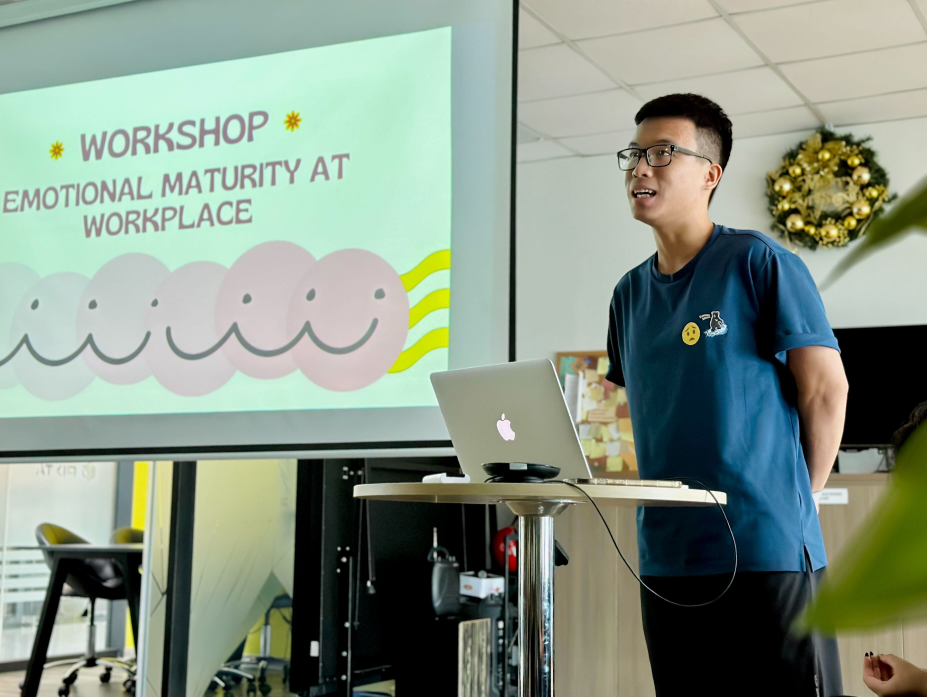
#> input picture _only/image_test.jpg, 3708 x 2787 px (shown at 1/4 size)
$ jupyter execute optical_flow_visualization.ipynb
#> lines starting #> are read from the running program, lines starting #| are printed output that depends on the picture; pictures that were not available may be replaced by others from this repository, and a replacement may not be noted
[cell 1]
from glob import glob

import cv2
import numpy as np
from tqdm import tqdm

[cell 2]
# Parameters for Shi-Tomasi corner detection
corner_detection_params = dict(maxCorners=300, qualityLevel=0.2, minDistance=2, blockSize=7)

[cell 3]
# Parameters for Lucas-Kanade optical flow
optical_flow_params = dict(winSize=(15, 15), maxLevel=2, criteria=(cv2.TERM_CRITERIA_EPS | cv2.TERM_CRITERIA_COUNT, 10, 0.03))

[cell 4]
# Variable for color to draw optical flow track
color = (0, 0, 255)

# Get all video files
files = sorted(glob('video/*'))

# Create a window
window_name = "Optical Flow"

[cell 5]
for file in tqdm(files):
    # Create a VideoCapture object
    cap = cv2.VideoCapture(file)

    # Get the first frame
    ret, first_frame = cap.read()
#> first_frame is the input picture: shape (2787, 3708, 3); mean B, G, R 133.4, 147.9, 133.5
    cv2.imshow(window_name, first_frame)
    cv2.moveWindow(window_name, 1, 1)
    if not ret: continue

    # Resize the frame
    first_frame = cv2.resize(first_frame, (640, 480))
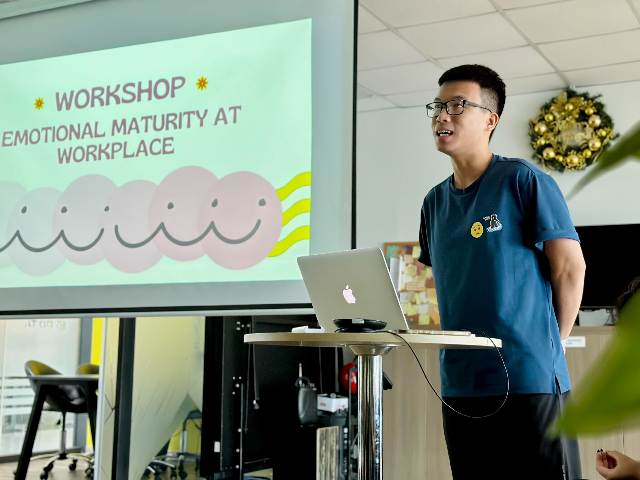
#> first_frame: shape (480, 640, 3); mean B, G, R 133.3, 147.9, 133.5

    # Converts frame to grayscale because
    # we only need the luminance channel for detecting edges - less computationally expensive
    prev_gray = cv2.cvtColor(first_frame, cv2.COLOR_BGR2GRAY)
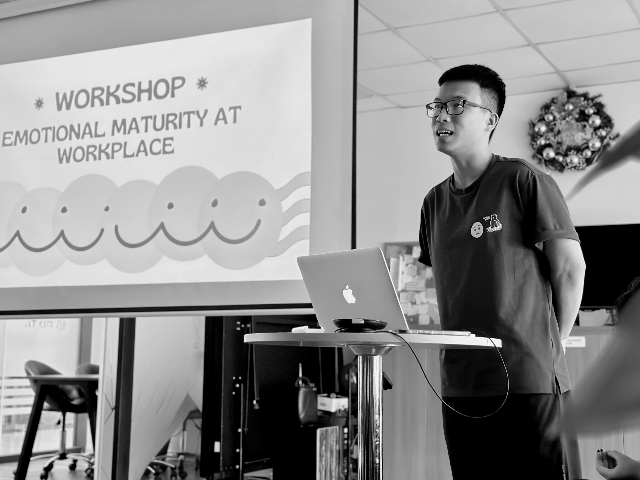
#> prev_gray: shape (480, 640); min 0, max 250, mean 141.9

    # Finds the strongest corners in the first frame by Shi-Tomasi method - we will track the optical flow for these corners
    # https://docs.opencv.org/3.0-beta/modules/imgproc/doc/feature_detection.html#goodfeaturestotrack
    prev = cv2.goodFeaturesToTrack(prev_gray, mask = None, **corner_detection_params)
#> prev = 300 rows, first 8: [499, 345], [246, 336], [246, 340], [217, 450], [345, 429], [217, 443], [499, 341], [68, 414]

    # Creates an image filled with zero intensities with the same dimensions as the frame - for later drawing purposes
    mask = np.zeros_like(first_frame)
    idx = 0
    rgbs = {}
    while(cap.isOpened()):
        # ret = a boolean return value from getting the frame, frame = the current frame being projected in the video
        ret, frame = cap.read()
        if not ret: break

        # Resize the frame
        frame = cv2.resize(frame, (640, 480))

        # Converts each frame to grayscale - we previously only converted the first frame to grayscale
        gray = cv2.cvtColor(frame, cv2.COLOR_BGR2GRAY)

        # Calculates sparse optical flow by Lucas-Kanade method
        # https://docs.opencv.org/3.0-beta/modules/video/doc/motion_analysis_and_object_tracking.html#calcopticalflowpyrlk
        prev = cv2.goodFeaturesToTrack(prev_gray, mask = None, **corner_detection_params)
        next, status, error = cv2.calcOpticalFlowPyrLK(prev_gray, gray, prev, None, **optical_flow_params)
#> next has the same summary as prev; status = 300 values from 1 to 1; error = 300 values from 0 to 0

        # Selects good feature points for previous position
        good_old = prev[status == 1].astype(int)
#> good_old = 300 pairs, first value 14 to 609, second value 83 to 478

        # Selects good feature points for next position
        good_new = next[status == 1].astype(int)
#> good_new has the same summary as good_old

        # Draws the optical flow tracks
        for i, (new, old) in enumerate(zip(good_new, good_old)):
            # Returns a contiguous flattened array as (x, y) coordinates for new point
            a, b = new.ravel()

            # Returns a contiguous flattened array as (x, y) coordinates for old point
            c, d = old.ravel()

            # Draws line between new and old position with green color and 2 thickness
            mask = cv2.line(mask, (a, b), (c, d), color, 2)

            # Draws filled circle (thickness of -1) at new position with green color and radius of 3
            frame = cv2.circle(frame, (a, b), 2, color, -1)
#> this loop made 300 passes
#> (a, b, c, d) on passes 1 to 3: (499, 345, 499, 345), (246, 336, 246, 336), (246, 340, 246, 340)
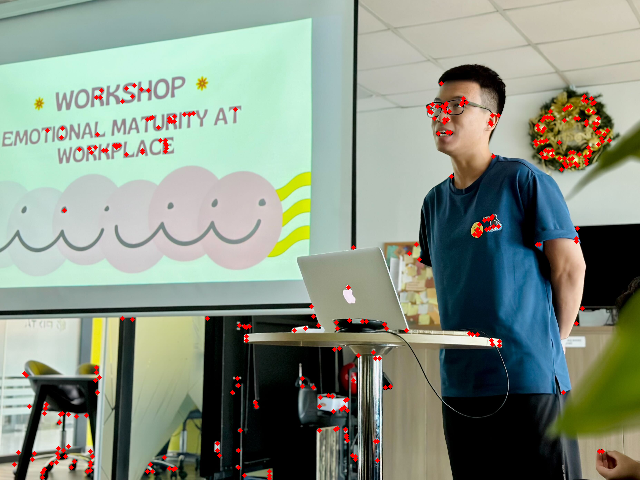
#> frame: shape (480, 640, 3); mean B, G, R 132.1, 146.4, 135.1
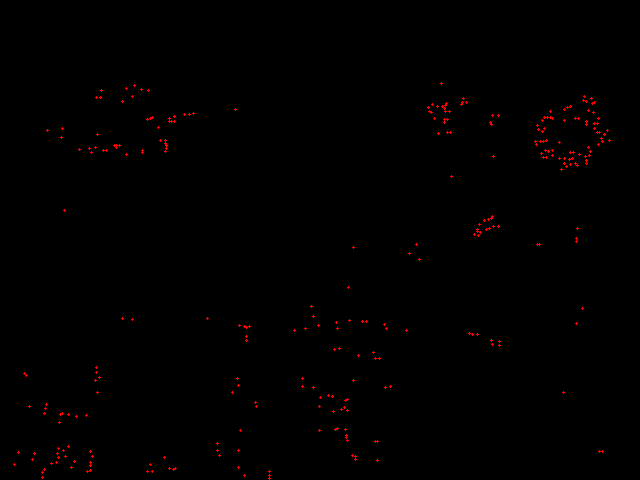
#> mask: shape (480, 640, 3); mean of channels 0, 1, 2 0, 0, 1.2; drawn as B, G, R

        # Overlays the optical flow tracks on the original frame
        output = cv2.add(frame, mask)

        # Updates previous frame
        prev_gray = gray.copy()

        # Updates previous good feature points
        prev = good_new.reshape(-1, 1, 2)

        # Opens a new window and displays the output frame
        cv2.imshow(window_name, output)

        # Frames are read by intervals of 10 milliseconds.
        # The programs breaks out of the while loop when the user presses the 'q' key
        if cv2.waitKey(10) & 0xFF == ord('q'):
#> (key q is pressed here)
            break

    # The following frees up resources and closes all windows
    cap.release()
    cv2.destroyAllWindows()
